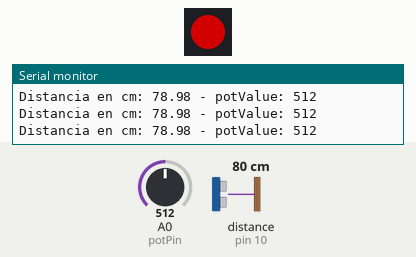
This sketch was run on a simulated Arduino Uno, built with avr-gcc and run on an emulated ATmega328P. Shown: 1 RGB LEDs in strip order, left to right, the last lines printed to the serial monitor. Wiring (inferred from the names in the program): ultrasonic range finder: trigger pin 9; echo pin 10. The test bench sets the inputs (shaded band); at power-on: distance to the obstacle (sensor on pin 10) 80 cm, A0 (potPin) = 512. The echo pulse lasts 58.3 µs per cm; dim RGB values are drawn brighter than linear.

Above: at 1.2 s.
1.3 s: distance to the obstacle (sensor on pin 10) set to 23 cm
4.3 s: distance to the obstacle (sensor on pin 10) set to 19 cm
At 5.2 s:
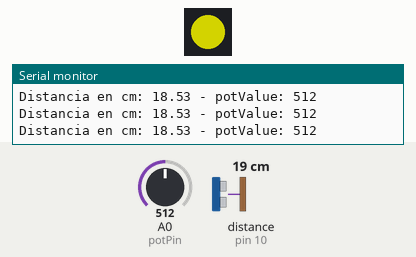
5.8 s: A0 (potPin) set to 6
At 6.1 s:
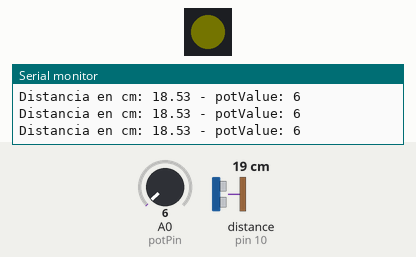
7.3 s: A0 (potPin) set to 3
At 8.5 s:
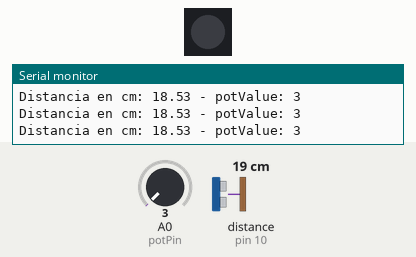
8.8 s: A0 (potPin) set to 20
At 9.8 s:
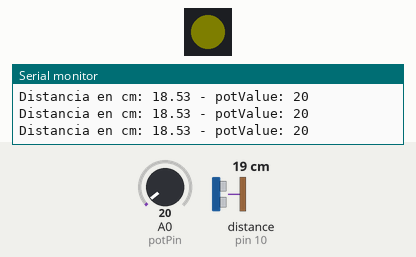
10.3 s: distance to the obstacle (sensor on pin 10) set to 12 cm
13.3 s: distance to the obstacle (sensor on pin 10) set to 9 cm
At 14.4 s:
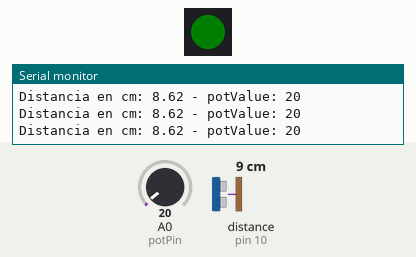
Timing chart, 0 to 15.8 s (numbered marks = the images above; inputs shaded):
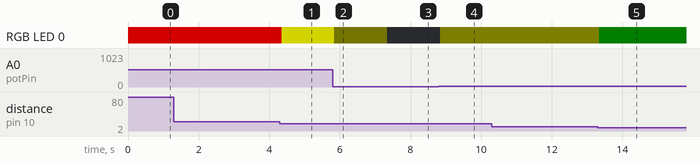

The sketch:

08-UltrasonicoNeopixelPot.ino
```cpp
// (licence header left out)
#include <Adafruit_NeoPixel.h>

// ---- Constantes
const int   trigPin = 9;     // Puerto de envío
const int   echoPin = 10;    // Puerto de recepción
const float factor  = 1.0;   // Factor de ajuste
const int   ledPin  = 11;    // Puerto del led (PWM)
const int   potPin  = A0;    // Puerto del potenciometro

// ---- Variables
float
  duration,                  // Tiempo de vuelo
  distance;                  // Distancia en cm
int brillo;
int potValue;
Adafruit_NeoPixel neoPixel = Adafruit_NeoPixel(1, ledPin, NEO_GRB + NEO_KHZ800);

void setup() {
  pinMode(trigPin, OUTPUT);  // Establece el puerto como de salida
  pinMode(echoPin, INPUT);   // Establece el puerto como de entrada
  pinMode(ledPin , OUTPUT);  // Establece el puerto como de salida

  neoPixel.begin();          // Inicializa el NeoPixel
  Serial.begin(9600);        // Inicia la comunicación serial
}  // void setup

void loop() {
  //  Limpia el puerto de envío
  digitalWrite(trigPin, LOW);
  delayMicroseconds(2);

  // Pone el puerto de envío en HIGH por 5 microsegundos
  digitalWrite(trigPin, HIGH);
  delayMicroseconds(5);
  digitalWrite(trigPin, LOW);
  delayMicroseconds(2);

  // Lee la señal de regreso de la onda de sonido en microsegundos
  duration = pulseIn(echoPin, HIGH);

  // Calcula la distancia
  distance = ((duration / 2.0) / (29.4118*factor));
  distance = constrain(distance, 3, 300);

  // Lee el potenciometro para fijar el brillo
  potValue = analogRead(potPin);
  brillo = map(potValue, 0, 1023, 0, 255);

  // GRB
  if (distance >= 20) {
    // Verde
    neoPixel.setPixelColor(
      0, neoPixel.Color(brillo, 0, 0)
    );
  } else if (distance >= 10) {
    // Amarillo
    neoPixel.setPixelColor(
      0, neoPixel.Color(brillo, brillo, 0)
    );
  } else {
    // Rojo
    neoPixel.setPixelColor(
      0, neoPixel.Color(0, brillo, 0)
    );
  }
  neoPixel.show();

  // Muestra el resultado en el monitor serial
  Serial.print("Distancia en cm: ");
  Serial.print(distance);
  Serial.print(" - potValue: ");
  Serial.println(potValue);

  // Muestra el resultado para el Serial Plotter
//  Serial.print(distance);
//  Serial.print(",");
//  Serial.println(brillo);
}  // void loop
```

Measured:
- the behaviour switches between 21 and 20 cm on distance to the obstacle (sensor on pin 10) (found by bisection; images 0 and 1)
- the behaviour switches between 5 and 4 on A0 (potPin) (found by bisection; images 2 and 3)
- the behaviour switches between 11 and 10 cm on distance to the obstacle (sensor on pin 10) (found by bisection; images 4 and 5)
- after the input at 4.3 s, RGB LED 0: RGB(127, 0, 0) → RGB(127, 127, 0) after 0.05 s
- after the input at 5.8 s, RGB LED 0: RGB(127, 127, 0) → RGB(1, 1, 0) at once
- after the input at 7.3 s, RGB LED 0: RGB(1, 1, 0) → off after 0.05 s
- after the input at 8.8 s, RGB LED 0: off → RGB(4, 4, 0) after 0.05 s
- after the input at 13.3 s, RGB LED 0: RGB(4, 4, 0) → RGB(0, 4, 0) after 0.05 s
